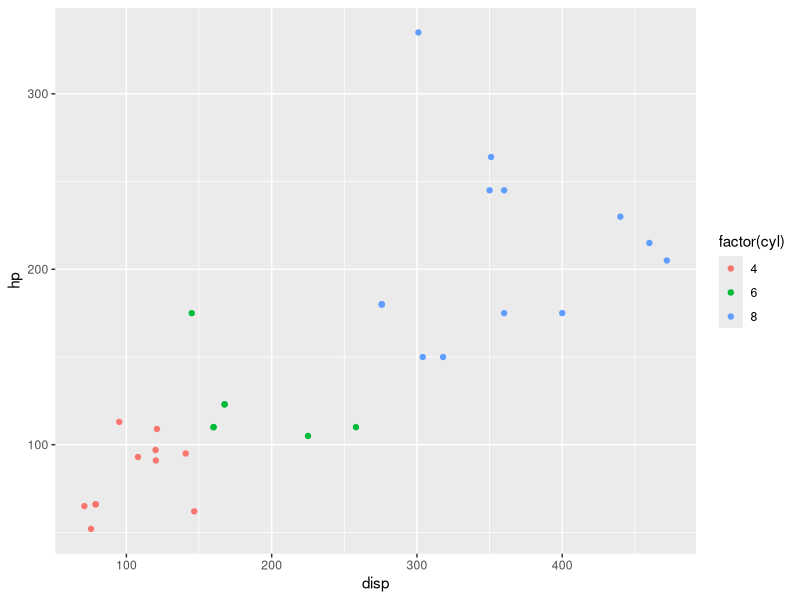
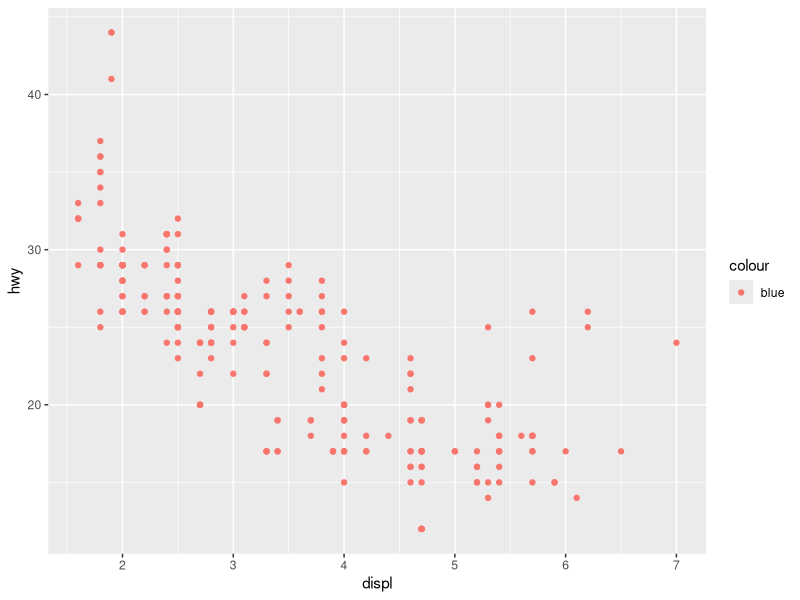
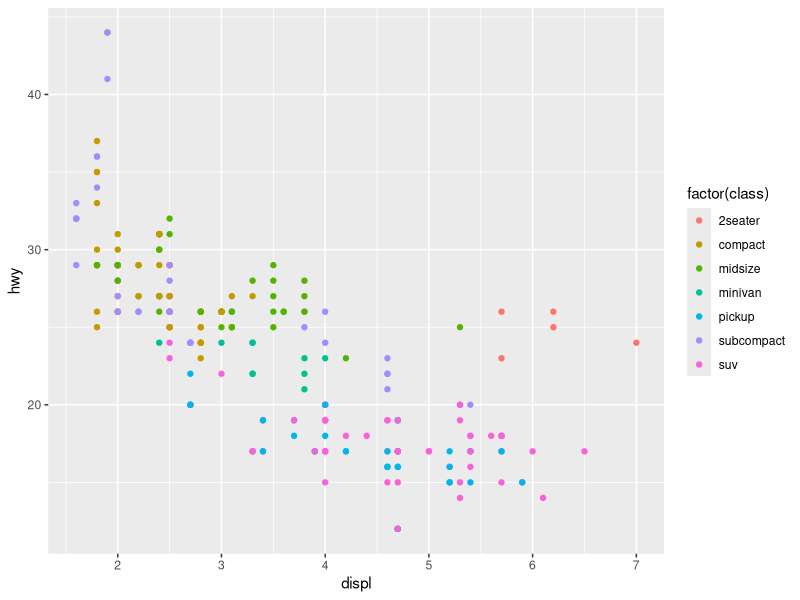

Write the R code that produced these figures, in order.
## ---- chunk 1
library(ggplot2)
## ---- chunk 2
ggplot(data = mtcars) +
  geom_point(mapping = aes(x = disp, y = hp, colour = factor(cyl)))
## ---- chunk 3
ggplot(data = mpg) +
  geom_point(mapping = aes(x = displ, y = hwy, colour = 'blue'))
## ---- chunk 4
ggplot(data = mpg) +
  geom_point(mapping = aes(x = displ, y = hwy, colour = factor(class)))
